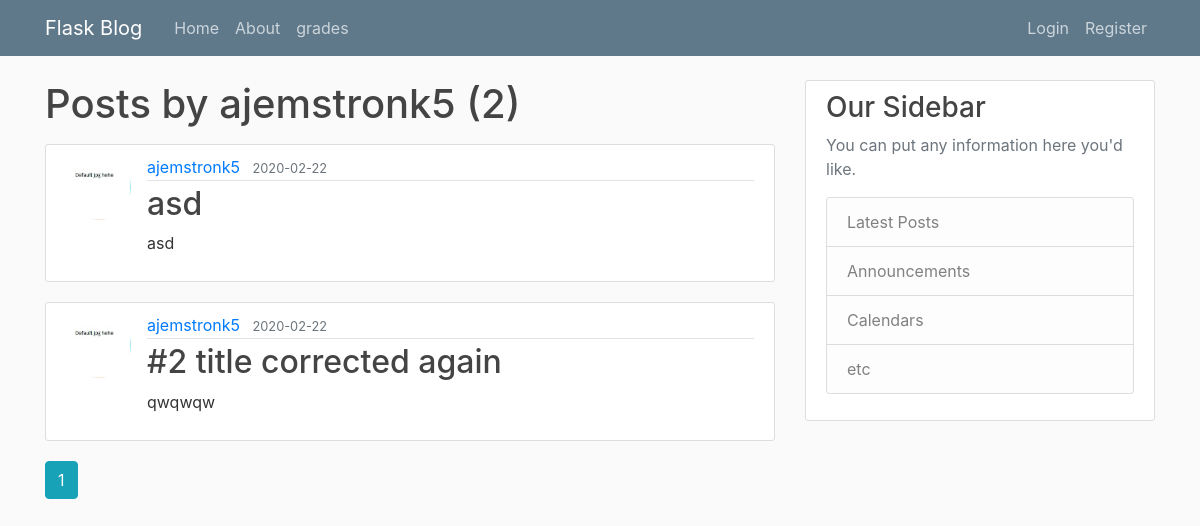
The app's page /user/ajemstronk5, older data.
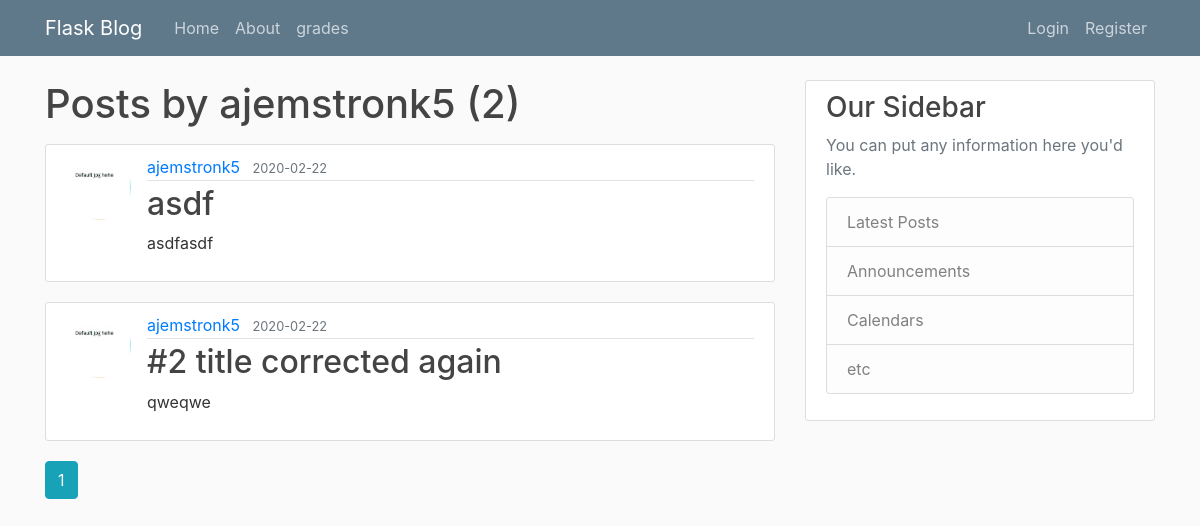
The same page, newer data.
### flaskblog/models.py (models this page shows, shortened)
class Post(db.Model):
    id = db.Column(db.Integer, primary_key=True)
    title = db.Column(db.String(100), nullable=False)
    date_posted = db.Column(db.DateTime, nullable=False, default=datetime.utcnow)
    content = db.Column(db.Text, nullable=False)
    user_id = db.Column(db.Integer, db.ForeignKey('user.id'), nullable=False)

class User(db.Model, UserMixin):
    id = db.Column(db.Integer, primary_key=True)
    username = db.Column(db.String(20), unique=True, nullable=False)
    email = db.Column(db.String(120), unique=True, nullable=False)
    image_file = db.Column(db.String(20), nullable=False, default='default.jpg')
    password = db.Column(db.String(60), nullable=False)
    posts = db.relationship('Post', backref='author', lazy=True)
    first_name = db.Column(db.String(50), nullable=False)
    last_name = db.Column(db.String(50), nullable=False)

### flaskblog/routes.py (the view)
@app.route("/user/<string:username>")
def user_posts(username):
    page = request.args.get('page', 1, type=int)
    user = User.query.filter_by(username=username).first_or_404()
    posts = Post.query.filter_by(author=user)\
        .order_by(Post.date_posted.desc())\
        .paginate(page=page, per_page=5)
    return render_template('user_posts.html', posts=posts, user=user)

### flaskblog/templates/user_posts.html
{% extends "layout.html" %}
{% block content %}
    <h1 class="mb-3">Posts by {{ user.username }} ({{ posts.total }})</h1>
    {% for post in posts.items %}
        <article class="media content-section">
          <img class="rounded-circle article-img" src="{{ url_for('static', filename='profile_pics/' + post.author.image_file) }}">
          <div class="media-body">
            <div class="article-metadata">
              <a class="mr-2" href="{{ url_for('user_posts', username=post.author.username) }}">{{ post.author.username }}</a>
              <small class="text-muted">{{ post.date_posted.strftime('%Y-%m-%d') }}</small>
            </div>
            <h2><a class="article-title" href="{{ url_for('post', post_id=post.id) }}">{{ post.title }}</a></h2>
            <p class="article-content">{{ post.content }}</p>
          </div>
        </article>
    {% endfor %}
    {% for page_num in posts.iter_pages(left_edge=1, right_edge=1, left_current=1, right_current=2) %}
      {% if page_num %}
        {% if posts.page == page_num %}
          <a class="btn btn-info mb-4" href="{{ url_for('user_posts', username=user.username, page=page_num) }}">{{ page_num }}</a>
        {% else %}
          <a class="btn btn-outline-info mb-4" href="{{ url_for('user_posts', username=user.username, page=page_num) }}">{{ page_num }}</a>
        {% endif %}
      {% else %}
        ...
      {% endif %}
    {% endfor %}
{% endblock content %}

Row changes from the older to the newer data that the page shows:
changed Post: title "asd" → "asdf"; content "asd" → "asdfasdf"
changed Post "#2 title corrected again": content "qwqwqw" → "qweqwe"
